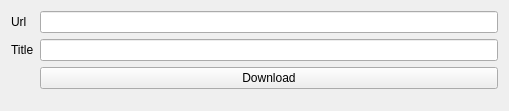
<?xml version="1.0" encoding="UTF-8"?>
<ui version="4.0">
 <class>DownloadWindow</class>
 <widget class="QMainWindow" name="DownloadWindow">
  <property name="geometry">
   <rect>
    <x>0</x>
    <y>0</y>
    <width>509</width>
    <height>111</height>
   </rect>
  </property>
  <property name="windowTitle">
   <string>DownloadWindow</string>
  </property>
  <widget class="QWidget" name="centralWidget">
   <layout class="QFormLayout" name="formLayout">
    <item row="1" column="0">
     <widget class="QLabel" name="label_2">
      <property name="text">
       <string>Url</string>
      </property>
     </widget>
    </item>
    <item row="1" column="1">
     <widget class="QLineEdit" name="urlLine"/>
    </item>
    <item row="3" column="0">
     <widget class="QLabel" name="label">
      <property name="text">
       <string>Title</string>
      </property>
     </widget>
    </item>
    <item row="3" column="1">
     <widget class="QLineEdit" name="titleLine"/>
    </item>
    <item row="4" column="1">
     <widget class="QPushButton" name="downloadBut">
      <property name="text">
       <string>Download</string>
      </property>
     </widget>
    </item>
   </layout>
  </widget>
 </widget>
 <layoutdefault spacing="6" margin="11"/>
 <resources/>
 <connections/>
</ui>
